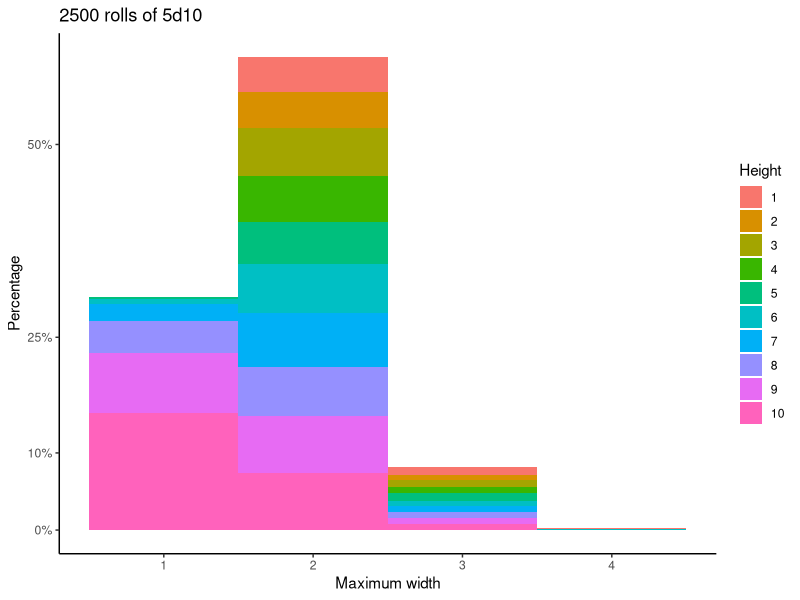
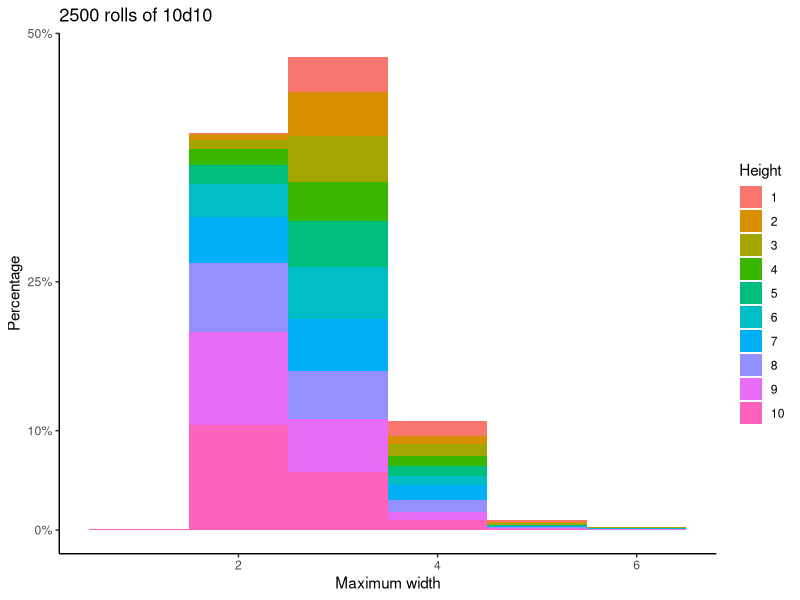
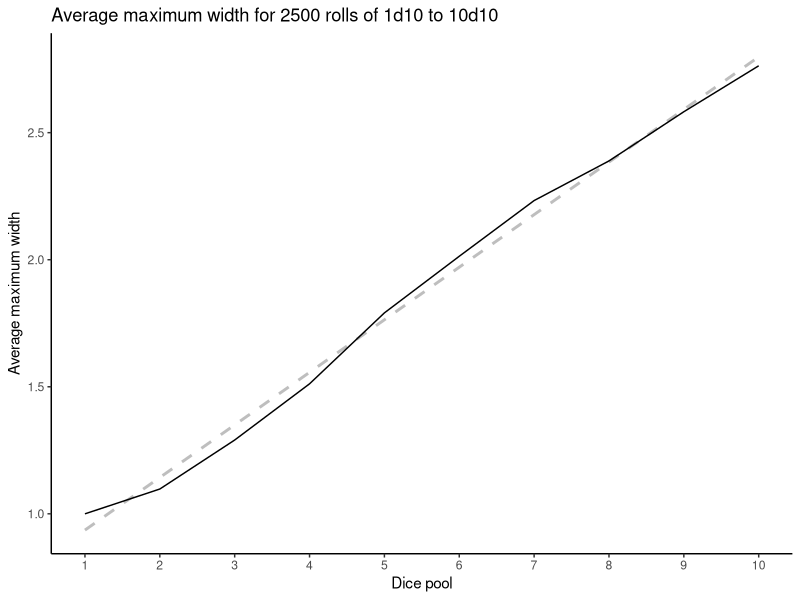
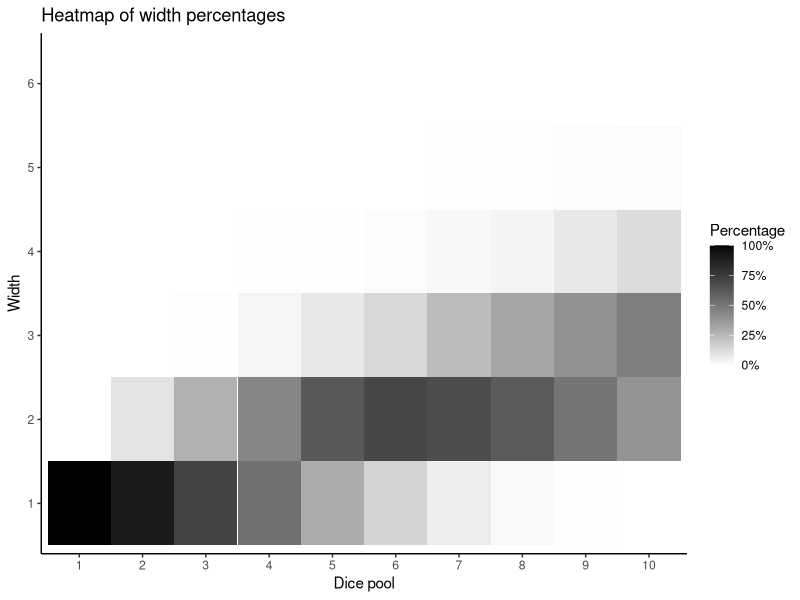
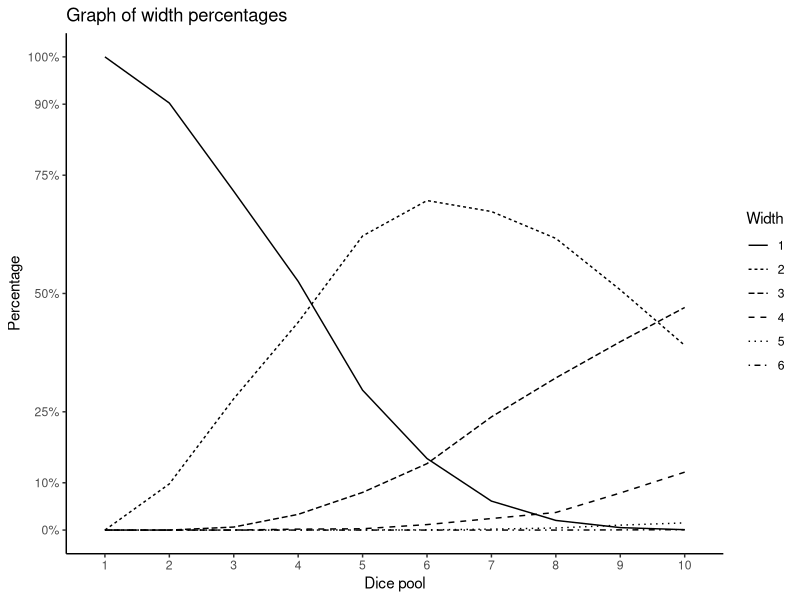
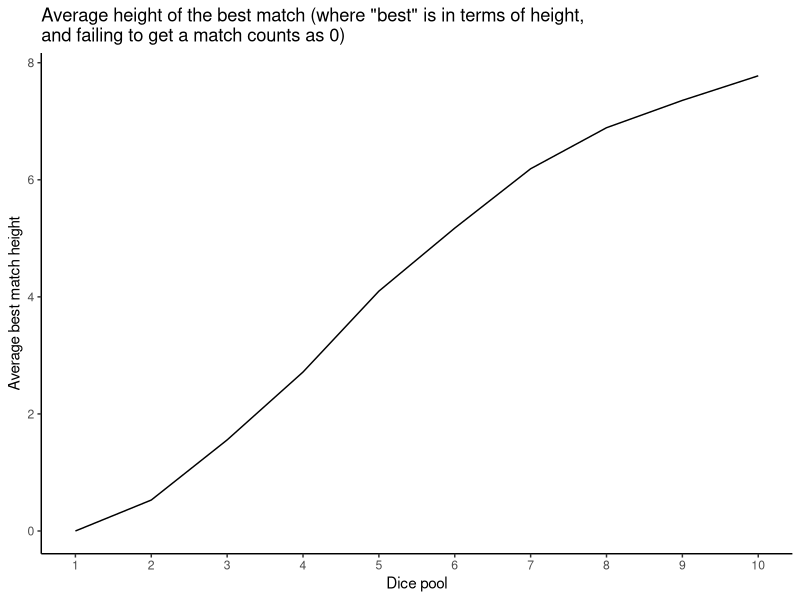
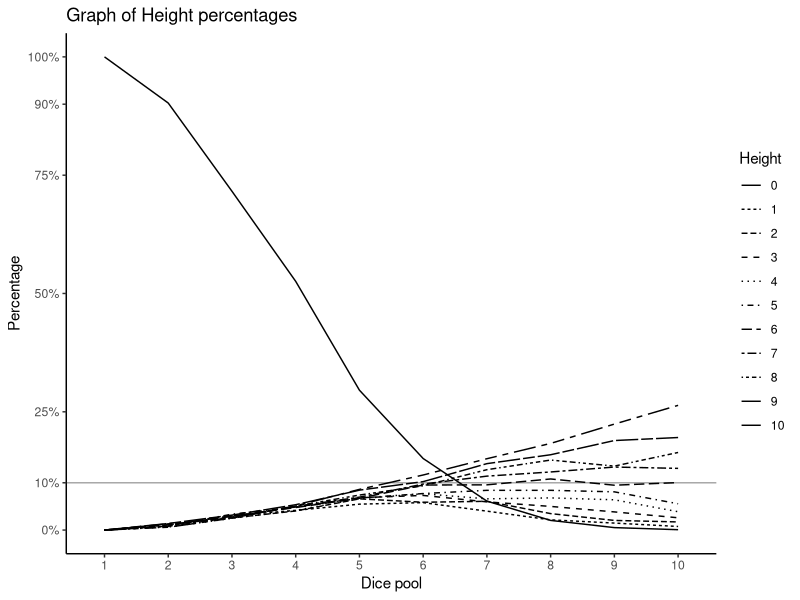
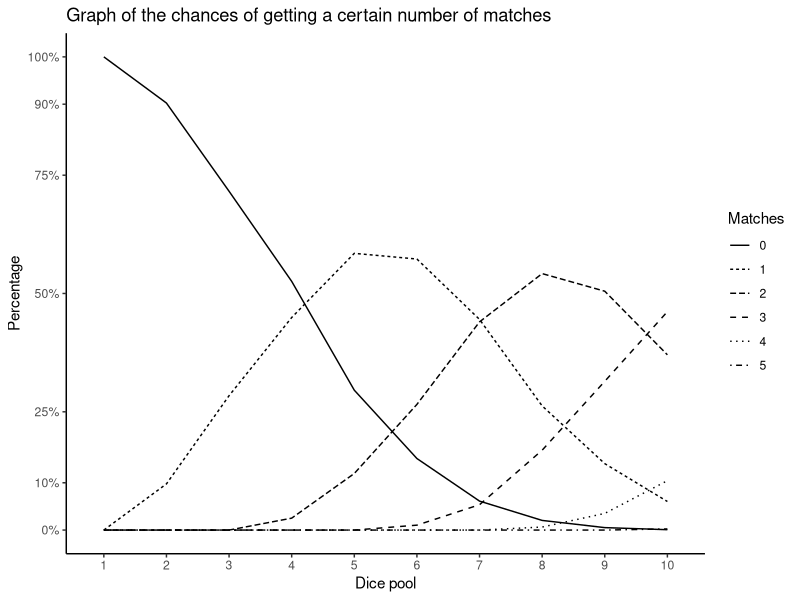

Write the R code that produced these figures, in order.
## ---- chunk 1
library(knitr)
library(broom)
library(ggplot2)
library(scales)
opts_chunk$set(tidy.opts=list(width.cutoff=30), tidy=TRUE)
options(width=60, knitr.kable.NA = '—')
set.seed(12345)

roll10s <- function(dicepool, hard=0, h.value=7) {
    c(sample(1:10, dicepool, replace=TRUE), rep(h.value, hard))
}

dable <- function(x) {
    tx <- table(x)
    dx <- broom::tidy(tx)

    names(dx) <- c("Number on die", "Frequency")
    kable(dx, caption=paste0("Dice roll: ", length(x), "d10"))

}

maxwidth <- function(x) {
    max(table(x))
}
 
maxmatchheight <- function(x) {
    tx <- table(x)
    tx <- subset(tx, tx >= 2)
    if (length(tx) == 0) {
        return(NA)
    }
    return(as.numeric(names(tx)[length(tx)]))
}

nummatches <- function(x) {
    tx <- table(x)
    tx <- subset(tx, tx >= 2)
    length(tx)
}

maxheight <- function(x) {
    tx <- table(x)
    mw <- maxwidth(x)
    tx <- subset(tx, tx == mw)
    return(as.numeric(names(tx)[length(tx)]))
}

manyrolls <- function(dicepool, replicates=2500) {
    blank=rep(NA, replicates)
    results <- list("Width"=blank, "Height"=blank, "Matches"=blank, "Best.Height"=blank)
    for (i in 1:replicates) {
        throw <- roll10s(dicepool)
        results$Width[i] = maxwidth(throw)
        results$Height[i] = maxheight(throw)
        results$Matches[i] = nummatches(throw)
        results$Best.Height[i] = maxmatchheight(throw)
    }
    results <- as.data.frame(results)
    names(results) <- c("Maximum width", "Height of maximum width", "Number of matches", "Best overall match height")
    return(results)
}

proportions <- function(tx) {
    dx <- broom::tidy(table(tx))
    names(dx) <- c("Result", "Frequency")
    dx <- cbind(dx, Percentage=sprintf("%.2f%%", dx$Frequency/length(tx) * 100, 2))
    return(dx)
}
 
proptable.maxwidth <- function(dx, dicepool) {
    prt <- proportions(dx[,"Maximum width"])
    names(prt)[1] <- "Width"
    kable(prt, caption=paste0("Maximum width of ", nrow(dx), " rolls of ", dicepool, "d10"))
}

dstats <- function(x) {
    tx <- table(x)
    total <- length(x)
    dx <- data.frame(Statistic=c("Maximum Width", "Height of maximum width roll", "Total number of matches", "Maximum height out of all matches"), Value=c(maxwidth(x), maxheight(x), nummatches(x), maxmatchheight(x)))
    kable(dx, caption=paste0("Statistics for ", length(x), "d10 dice roll"))
}
## ---- chunk 2
five.d10 <- roll10s(5)
## ---- chunk 3
dable(five.d10)
## ---- chunk 4
dstats(five.d10)
## ---- chunk 5
ten.d10 <- roll10s(10)
## ---- chunk 6
dable(ten.d10)
dstats(ten.d10)
## ---- chunk 7
ten.d10 <- roll10s(10)
dable(ten.d10)
dstats(ten.d10)
## ---- chunk 8
twenty.5d10 <- manyrolls(5, replicates=20)
kable(twenty.5d10, caption="20 rolls of 5d10")
## ---- chunk 9
proptable.maxwidth(twenty.5d10, 5)
## ---- chunk 10
lots.5d10 <- manyrolls(5, replicates=2500)
proptable.maxwidth(lots.5d10, 5)
## ---- chunk 11
lg <- ggplot(lots.5d10, aes(x=`Maximum width`))
lg <- lg + geom_histogram(aes(y=(..count..)/sum(..count..),fill=as.factor(`Height of maximum width`)), binwidth=1)
lg <- lg + scale_y_continuous(labels=percent, breaks=c(0, 0.10, 0.25, 0.50, 0.75, 0.9, 1))
lg <- lg + labs(fill="Height", y="Percentage", title="2500 rolls of 5d10")
lg + theme_classic()
## ---- chunk 12
lots.10d10 <- manyrolls(10, replicates=2500)
proptable.maxwidth(lots.10d10, 10)
lg10 <- ggplot(lots.10d10, aes(x=`Maximum width`))
lg10 <- lg10 + geom_histogram(aes(y=(..count..)/sum(..count..),fill=as.factor(`Height of maximum width`)), binwidth=1)
lg10 <- lg10 + scale_y_continuous(labels=percent, breaks=c(0, 0.10, 0.25, 0.50, 0.75, 0.9, 1))
lg10 <- lg10 + labs(fill="Height", y="Percentage", title="2500 rolls of 10d10")
lg10 + theme_classic()
## ---- chunk 13
manyresults <- list()
avresults <- NULL
allresults <- NULL
for (dicepool in 1:10) {
    thisresult <- manyrolls(dicepool)
    manyresults[[dicepool]] <- thisresult
    thisresult[is.na(thisresult)] <- 0
    avresults <- rbind(avresults, colMeans(thisresult))
    manyresults[[dicepool]] <- cbind("Dice pool"=dicepool, manyresults[[dicepool]])
    allresults <- rbind(allresults, manyresults[[dicepool]])
}
avresults <- cbind("Dice pool"=1:10, avresults)
avresults <- as.data.frame(avresults)
#allresults$`Dice pool` = as.factor(allresults$`Dice pool`)
#kable(avresults, caption="Average results out of 2500 rolls of each dice pool")
## ---- chunk 14
aw <- ggplot(avresults)
aw <- aw + geom_smooth(data=allresults, aes(x = `Dice pool`, y = `Maximum width`), method="lm", se=FALSE, color="grey", linetype="dashed")
aw <- aw + geom_line(aes(x = `Dice pool`, y = `Maximum width`))
aw <- aw + scale_x_continuous(breaks=1:10)
aw <- aw + labs(y = "Average maximum width", x="Dice pool", title="Average maximum width for 2500 rolls of 1d10 to 10d10")
aw + theme_classic()
## ---- chunk 15
width.fit <- lm(`Maximum width` ~ `Dice pool`, data=allresults)
## ---- chunk 16
alltab <- table(width=as.factor(allresults$`Maximum width`),pool=as.factor(allresults$`Dice pool`))
alltab <- data.frame(alltab / colSums(alltab))
alltab$width <- as.factor(alltab$width)
alltab$pool <- as.factor(alltab$pool)
hr <- ggplot(alltab)
hr <- hr + geom_tile(aes(x = pool, y = width, fill=Freq))
hr <- hr + scale_fill_gradient(low="white", high="black",labels=percent)
hr <- hr + labs(y = "Width", x="Dice pool", fill="Percentage", title="Heatmap of width percentages")
hr + theme_classic()
## ---- chunk 17
lr <- ggplot(alltab)
lr <- lr + geom_line(aes(x = pool, y = Freq, group=width, linetype=width))
lr <- lr + scale_y_continuous(labels=percent, breaks=c(0, 0.10, 0.25, 0.50, 0.75, 0.9, 1))
lr <- lr + labs(y = "Percentage", x="Dice pool", linetype="Width", title="Graph of width percentages")
lr + theme_classic()
# ggsave("widthpercent.pdf", height=8.5, width=11)
## ---- chunk 18
bh <- ggplot(avresults)
bh <- bh + geom_line(aes(x=`Dice pool`, y=`Best overall match height`))
bh <- bh + scale_x_continuous(breaks=1:10)
bh <- bh + labs(y = "Average best match height", title="Average height of the best match (where \"best\" is in terms of height,\nand failing to get a match counts as 0)")
bh + theme_classic()
## ---- chunk 19
allres2 <- allresults
allres2[is.na(allres2)] <- 0
htab <- table(height=as.factor(allres2$`Best overall match height`),pool=as.factor(allres2$`Dice pool`))
htab <- data.frame(htab / colSums(htab))
htab$height <- as.factor(htab$height)
htab$pool <- as.factor(htab$pool)
## ---- chunk 20
lh <- ggplot(htab)
lh <- lh + geom_hline(yintercept=0.1, color="darkgrey")
lh <- lh + geom_line(aes(x = pool, y = Freq, group=height, linetype=height))
#lh <- lh + geom_smooth(aes(x = pool, y = Freq, group=height, color=height))
lh <- lh + scale_y_continuous(labels=percent, breaks=c(0, 0.10, 0.25, 0.50, 0.75, 0.9, 1))
lh <- lh + labs(y = "Percentage", x="Dice pool", linetype="Height", title="Graph of Height percentages")
lh + theme_classic()
# ggsave("heightpercent.pdf", height=8.5, width=11)
## ---- chunk 21
mtab <- table(matches=as.factor(allres2$`Number of matches`),pool=as.factor(allres2$`Dice pool`))
mtab <- data.frame(mtab / colSums(mtab))
mtab$matches <- as.factor(mtab$matches)
mtab$pool <- as.factor(mtab$pool)
## ---- chunk 22
lms <- ggplot(mtab)
lms <- lms + geom_line(aes(x = pool, y = Freq, group=matches, linetype=matches))
#lms <- lms + geom_smooth(aes(x = pool, y = Freq, group=height, color=height))
lms <- lms + scale_y_continuous(labels=percent, breaks=c(0, 0.10, 0.25, 0.50, 0.75, 0.9, 1))
lms <- lms + labs(y = "Percentage", x="Dice pool", linetype="Matches", title="Graph of the chances of getting a certain number of matches")
lms + theme_classic()
# ggsave("matchpercent.pdf", height=8.5, width=11)
## ---- chunk 23
mh <- ggplot(avresults)
mh <- mh + geom_smooth(aes(x=`Dice pool`, y=`Number of matches`), method="lm", se=FALSE, color="grey", linetype="dashed")
mh <- mh + geom_line(aes(x=`Dice pool`, y=`Number of matches`))
mh <- mh + scale_x_continuous(breaks=1:10) + scale_y_continuous(breaks=0:10/2)
mh <- mh + labs(y = "Average number of matches", title="Average matches, or successful actions")
mh + theme_classic()
## ---- chunk 24
match.fit <- lm(`Number of matches` ~ `Dice pool`, data=allresults)
